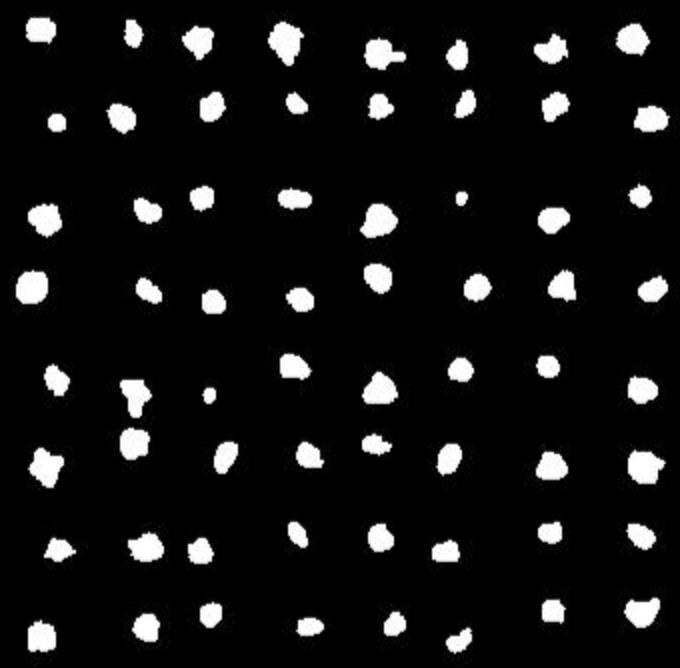
#> input picture 2020-04-08_22-00-09.jpg, 680 x 668 px
$ jupyter execute --allow-errors Decoder.ipynb   (shell and % lines are left out)
#> lines starting #> are read from the running program, lines starting #| are printed output that depends on the picture; after the words box and inside, x2 and y2 are one past the last pixel; in counts of white or black regions, pixels touching at a corner belong together
### dot_pattern_decoder/printer.py
import matplotlib.pyplot as plt
import tabulate


class Printer:
    def __init__(self):
        pass

    @staticmethod
    def plot_images(images_with_names):
        plt.figure(figsize=(10 * 5, 4.8 * 5), constrained_layout=False)

        for counter, (image, name) in enumerate(images_with_names, 151):
            plt.subplot(counter)
            plt.imshow(image, "gray")
            plt.title(name)

        plt.show()

    @staticmethod
    def print_table(it, do_transpose=True):
        #     table = [[f'Row {i}'] + list(row) for i, row in zip(range(1, N + 1), )]
        #     table = [[''] + [f'Col {i}' for i in range(1, N + 1)]] + table
        display(tabulate.tabulate(it.transpose() if do_transpose else it, tablefmt='html', floatfmt=".2f"))

    @staticmethod
    def print_directions(x_direction, y_direction):
        table = []
        for i in range(len(x_direction)):
            table.append([])
            for x, y in zip(x_direction[i], y_direction[i]):
                table[i].append(f'({int(x)} ; {int(y)})')
        Printer.print_table(table, False)

    @staticmethod
    def print_x_params(min_x, max_x, difference_x, average_x):
        display(tabulate.tabulate(
            [['min'] + list(min_x), ['max'] + list(max_x),
             ['diff'] + list(difference_x), ['avg'] + list(average_x)
             ], [f'x_{i}' for i in range(len(min_x))], tablefmt="html"
        ))

    @staticmethod
    def print_y_params(min_y, max_y, difference_y, average_y):
        display(tabulate.tabulate(
            zip([f'y_{i}' for i in range(len(min_y))], min_y, max_y, difference_y, average_y),
            ['min', 'max', 'diff', 'avg'], tablefmt="html")
        )

    @staticmethod
    def print_vertical_table(table, headers):
        display(tabulate.tabulate(table, headers, tablefmt="html"))

    @staticmethod
    def print_named_rows(bits: dict, headers: list):
        table = bits.keys()
        table = [[key, *bits[key]] for key in table]
        display(tabulate.tabulate(table, headers, tablefmt="html"))

### Decoder.ipynb
[cell 1]
ip = get_ipython()
ibe = ip.configurables[-1]
ibe.figure_formats = { 'pdf', 'png'}

[cell 2]

from PIL import Image
from PIL import ImageFilter
from pathlib import Path
import numpy as np
from skimage.measure import label, regionprops
import math
from dot_pattern_decoder.printer import Printer
from dot_pattern_decoder import constants


def binarize_image(image, threshold):
    image = image.convert('LA')
    image = np.array(image)
    for raw in image:
        for column in raw:
            column[0] = 0 if column[0] < threshold else 255
    return Image.fromarray(image)


def get_centroids(image):
    label_img = label(image)
    regions = regionprops(label_img)
    return np.array([region.centroid for region in regions])


def points_to_image(image, points):
    array = np.array(image)
    for y, x in points:
        array[int(y), int(x)] = [0, 255]

    image = Image.fromarray(array)
    return image

[cell 3]
# set current_directory with Path function cwd() [Current Working Directory]
current_directory = Path.cwd()

# path to access our image
image_path = current_directory.joinpath('2020-04-08_22-00-09.jpg')

# print(f'Current directory: {current_directory}')
# print(f'Image path: {image_path}')

# open image with Pillow
raw_image = Image.open(image_path)
#> raw_image is the input picture: PIL image 680x668 RGB; min 0, max 255, mean 20.9
# convert image to grayscale
image_grayscale = raw_image.convert(mode='LA')

# Декодирование позиции

## Обработка изображения

В умных ручках используются инфракрасные камеры и прозрачные в этом спектре
чернила. За счет этого чернила не мешают позиционироваться на листах при письме.
Камера же делает снимки только тогда, когда на стержень оказывается давление.
Поэтому задача оцифровки рукописного текста и изображений в случае умных ручек
сводится к правильному декодированию последовательности таких снимков в координаты.

Первым этапом декодирования, после получения изображения, содержащего блок
минимального размера (8x8), является препроцессинг. **Исходное изображение (а)**
переводится в **оттенки серого (б)**, а потом **бинаризуется (в)** (значение порога выведено
эмпирически). Из получившегося изображения необходимо **удалить шумы (г)**, чтобы убрать
артефакты печати и повысить качество распознавания. Для этого используется медианный
фильтр (значение которого также выведено эмпирически).

[cell 4]
# plt.rcParams["figure.figsize"] = (12, 9) # (w, h)

threshold_for_bw = 110
black_white_image = binarize_image(image_grayscale, threshold=threshold_for_bw)
#> after the loop in binarize_image, `for raw in image:`: column = [0, 255]
#> in binarize_image, `return Image.fromarray(image)`:
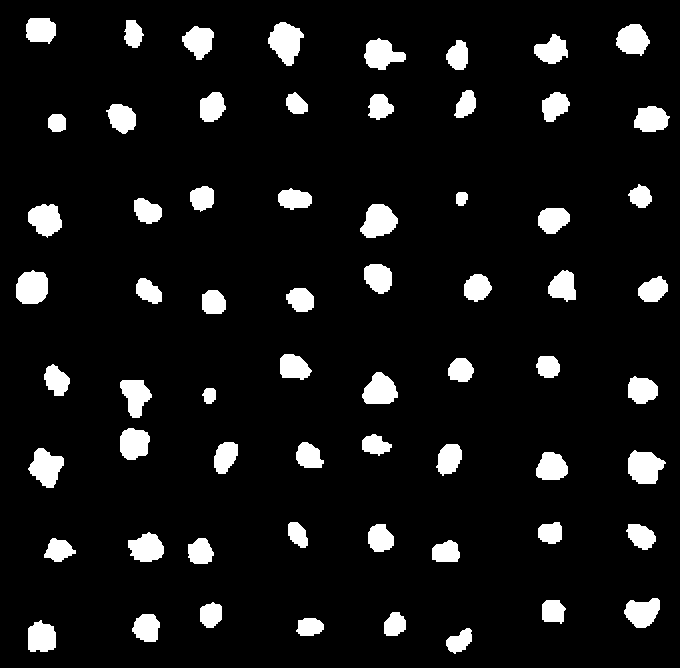
#> returned value: PIL image 680x668 LA; mean R, G, B, A 20.9, 20.9, 20.9, 255

Printer.plot_images([
    (raw_image, 'Исходное (а)'),
    (image_grayscale, 'Оттенки серого (б)'),
    (black_white_image, f'ЧБ с порогом {threshold_for_bw} (в)'),
])
#> in plot_images, `plt.show()`:
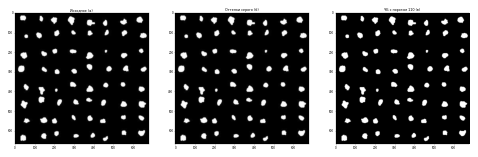
#> figure drawn by matplotlib, 3 panels

[cell 5]
deleted_noise_image = black_white_image.filter(ImageFilter.MedianFilter(3))
pixels_array = np.array(deleted_noise_image.convert(mode='1'))
#> pixels_array: shape (668, 680) bool; 8.2% white; 64 white regions
centroids = get_centroids(pixels_array)
#> in get_centroids, `label_img = label(image)`:
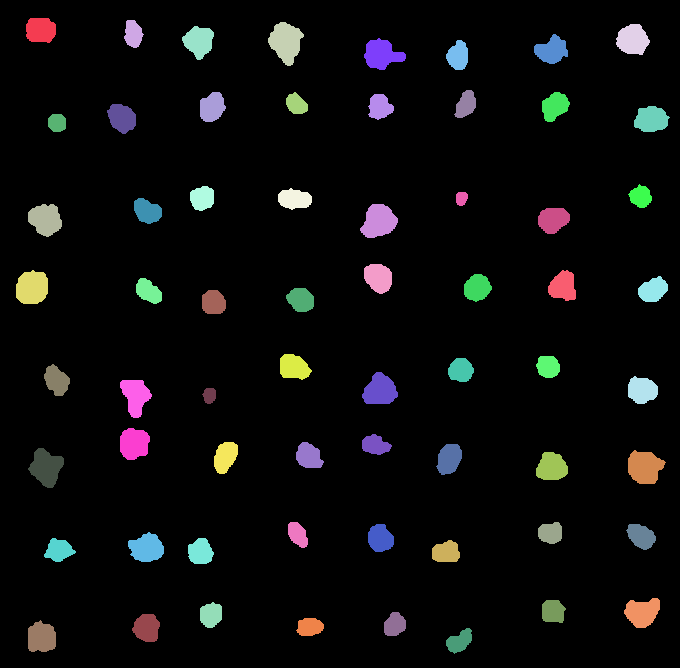
#> label_img: shape (668, 680) int32; 65 distinct labels, from 0 to 64; one colour per label, 0 black
#> in get_centroids, `regions = regionprops(label_img)`: regions = 64 regions; largest, box (x1, y1, x2, y2) and area: (268, 22, 304, 66) 1001, (628, 450, 666, 484) 934, (360, 204, 398, 238) 906, (16, 270, 48, 304) 906, (28, 448, 64, 488) 898
#> centroids = 64 pairs, first value 29.67 to 640.9, second value 31.64 to 652.7

centroids_with_neighbours = []
for point in centroids:
    x, y = point
    offsets = [-1, 0, 1]
    for offset_x in offsets:
        for offset_y in offsets:
            centroids_with_neighbours.append((x + offset_x, y + offset_y))
#> this loop made 64 passes
#> (x, y) on passes 1 to 8: (29.67, 40.22), (33.52, 132.8), (41.58, 285.4), (39.31, 632.3), (40.92, 198.5), (49.9, 551.4), (53.96, 381.3), (55.35, 457.7)
#> after the loop, centroids_with_neighbours = 576 pairs, first value 28.67 to 641.9, second value 30.64 to 653.7

centroids_zero_array = np.zeros_like(deleted_noise_image)
for y in range(deleted_noise_image.height):
    for x in range(deleted_noise_image.width):
        centroids_zero_array[y, x] = [255, 255]

centroids_image = points_to_image(centroids_zero_array, centroids_with_neighbours)
#> the loop in points_to_image, `for y, x in points:` made 576 passes
#> (y, x) on passes 1 to 3: (28.67, 39.22), (28.67, 40.22), (28.67, 41.22)
#> in points_to_image, `image = Image.fromarray(array)`:
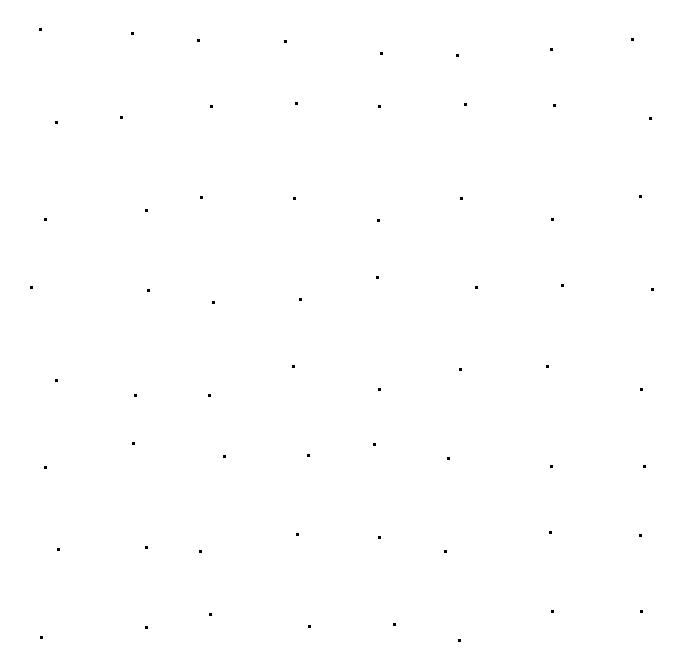
#> image: PIL image 680x668 LA; mean R, G, B, A 254.7, 254.7, 254.7, 255

Printer.plot_images([
    (deleted_noise_image, 'После удаления шума (г)'),
    (points_to_image(deleted_noise_image, centroids_with_neighbours), 'ЧБ с центроидами (а)'),
    (centroids_image, 'Только центроиды (б)')
])
#> the loop in points_to_image (call 2), `for y, x in points:` made 576 passes
#> the loop in plot_images (call 2), `for counter, (image, name) in enumerate(images_with_names, 151):` made 3 passes

Нужно отметить, что в данном изложении алгоритма используются относительно выровненные изрбражения.
Ручка же делает снимки под наклоном в силу того, что это происходит при письме. Причем важно учесть,
что угол наклона может варьироваться очень сильно, что делает позиционирование невозможным без
выравнивания изображения.

Точки исходного изображения представляются на бинаризованном изображении в виде областей белых пикселей.
С помощью инструмента regionprops из пакета skimage находим центроиды данных областей (**изображение (а)** показывает бинарное изображение с наложенными центроидами, а **изображение (б)** только центроиды).

Важно отметить, что в случае неправильной фильтрации изображения, слишком низком пороге для бинаризации, некачественного исходного снимка, либо поврежденного бумажного носителя может возникнуть ситуация, когда возникнут лишние точки, либо пропадут нужные. В случае первых двух проблем нужно провести эксперименты для вычисления оптимальных параметров, а в случае других - попробовать поискать на изображении другой валидный блок, если таких нет, а коррекция ошибок не справляется - спозиционироваться невозможно.

[cell 6]
import cv2

def filter_with_threshold(matrix, threshold):
    filtered = np.zeros_like(matrix)
    points = []
    for y in range(len(filtered)):
        raw = []
        need_append = False
        for x in range(len(filtered[y])):
            if matrix[y, x] > threshold:
                filtered[y, x] = matrix[y, x]
                raw.append((x, y))
                need_append = True

        if need_append:
            points.append(raw)
#> after the loop, points = 35 items


    return (np.log(1+np.abs(filtered)), points)


def fft(image_for_fft, threshold):
    image_for_cv = cv2.cvtColor(np.array(image_for_fft), cv2.COLOR_RGB2GRAY)

    img_c2 = np.fft.fft2(image_for_cv)
    img_c3 = np.fft.ifftshift(img_c2)
    img_c5, points = filter_with_threshold(img_c3, img_c3.max() * threshold)
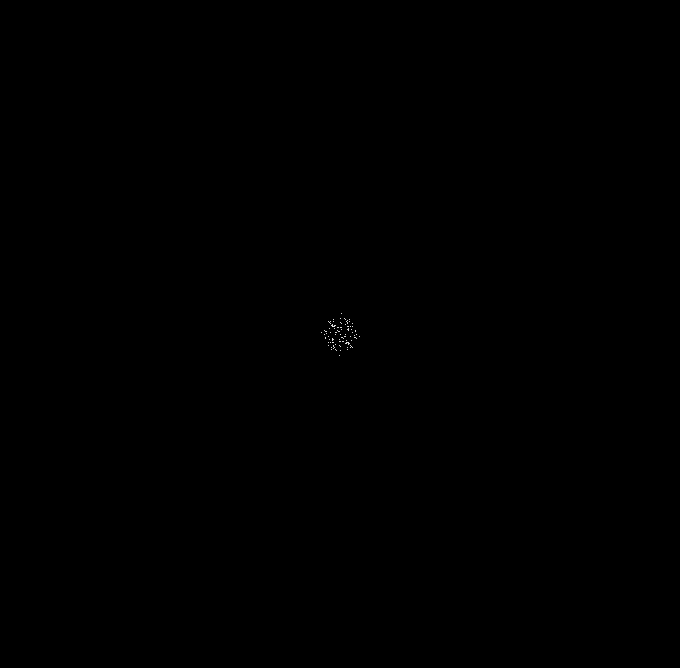
#> img_c5: shape (668, 680) float64; min 0, max 16.07, mean 0.00366; drawn with min black and max white
#> points = 35 items
#   img_c5, points = img_c3, points

    return img_c5, points


image_fft, fft_points = fft(raw_image.convert(mode='RGB'), 0.06)
#> fft_points = 35 items
#> (the rest of the program and of its run is left out)
